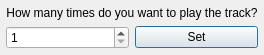
<?xml version="1.0" encoding="UTF-8"?>
<ui version="4.0">
 <class>PlayCountDialog</class>
 <widget class="QDialog" name="PlayCountDialog">
  <property name="geometry">
   <rect>
    <x>0</x>
    <y>0</y>
    <width>240</width>
    <height>54</height>
   </rect>
  </property>
  <property name="windowTitle">
   <string>Play Several Times</string>
  </property>
  <layout class="QGridLayout" name="gridLayout">
   <property name="leftMargin">
    <number>6</number>
   </property>
   <property name="topMargin">
    <number>6</number>
   </property>
   <property name="rightMargin">
    <number>6</number>
   </property>
   <property name="bottomMargin">
    <number>6</number>
   </property>
   <item row="0" column="0" colspan="2">
    <widget class="QLabel" name="label">
     <property name="text">
      <string>How many times do you want to play the track?</string>
     </property>
     <property name="alignment">
      <set>Qt::AlignCenter</set>
     </property>
    </widget>
   </item>
   <item row="1" column="0">
    <widget class="QSpinBox" name="spinBox">
     <property name="minimumSize">
      <size>
       <width>0</width>
       <height>0</height>
      </size>
     </property>
     <property name="minimum">
      <number>1</number>
     </property>
     <property name="value">
      <number>1</number>
     </property>
    </widget>
   </item>
   <item row="1" column="1">
    <widget class="QPushButton" name="setButton">
     <property name="text">
      <string>Set</string>
     </property>
    </widget>
   </item>
  </layout>
 </widget>
 <resources/>
 <connections/>
</ui>
